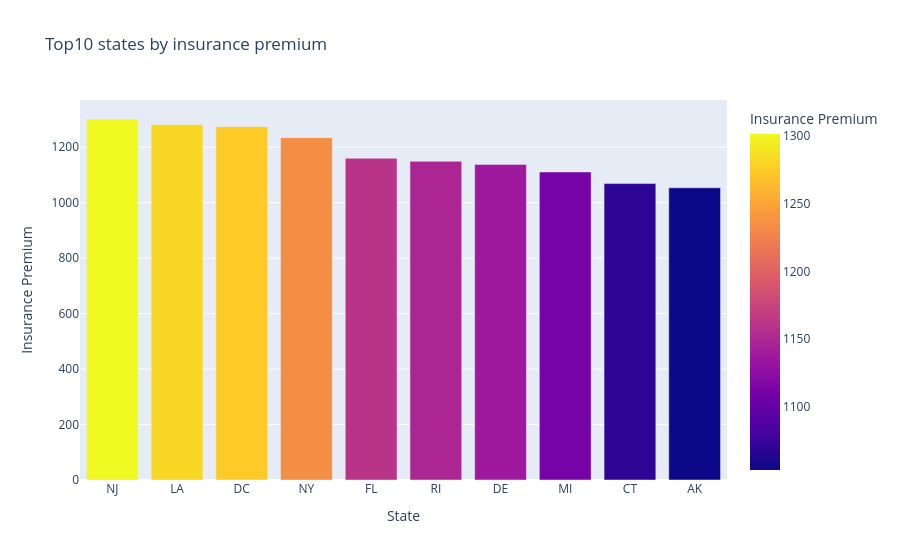

The cell this chart's notebook holds for it:
### Code cell
#top 10 states by insurance premium
top10=df.sort_values('ins_premium',ascending=False).head(10)
fig=px.bar(top10, x='abbrev', y='ins_premium',color='ins_premium',
           title='Top10 states by insurance premium',
           labels={'abbrev':'State','ins_premium':'Insurance Premium'}
           )
fig.show()

### Figure 1 — Plotly figure (JSON) as saved in the notebook; plotly's stock layout.template omitted (floating-point values rounded to 4 significant figures)
{"data": [{"hovertemplate": "State=%{x}<br>Insurance Premium=%{marker.color}<extra></extra>", "legendgroup": "", "marker": {"color": [1302.0, 1282.0, 1274.0, 1234.0, 1160.0, 1149.0, 1138.0, 1111.0, 1069.0, 1053.0], "coloraxis": "coloraxis", "pattern": {"shape": ""}}, "name": "", "orientation": "v", "showlegend": false, "textposition": "auto", "type": "bar", "x": ["NJ", "LA", "DC", "NY", "FL", "RI", "DE", "MI", "CT", "AK"], "xaxis": "x", "y": [1302.0, 1282.0, 1274.0, 1234.0, 1160.0, 1149.0, 1138.0, 1111.0, 1069.0, 1053.0], "yaxis": "y"}], "layout": {"barmode": "relative", "coloraxis": {"colorbar": {"title": {"text": "Insurance Premium"}}, "colorscale": [[0, "#0d0887"], [0.1111, "#46039f"], [0.2222, "#7201a8"], [0.3333, "#9c179e"], [0.4444, "#bd3786"], [0.5556, "#d8576b"], [0.6667, "#ed7953"], [0.7778, "#fb9f3a"], [0.8889, "#fdca26"], [1, "#f0f921"]]}, "legend": {"tracegroupgap": 0}, "title": {"text": "Top10 states by insurance premium"}, "xaxis": {"anchor": "y", "domain": [0, 1], "title": {"text": "State"}}, "yaxis": {"anchor": "x", "domain": [0, 1], "title": {"text": "Insurance Premium"}}}}
